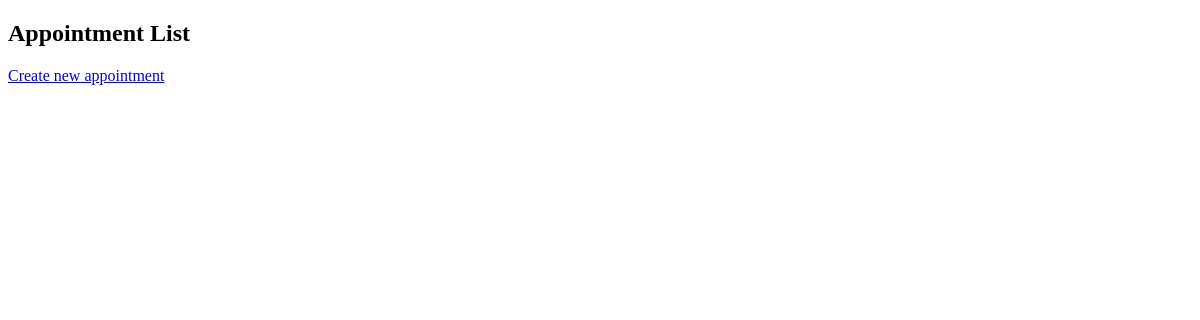
/journals/appointments/ (signed in), run on an earlier commit of the app's database.
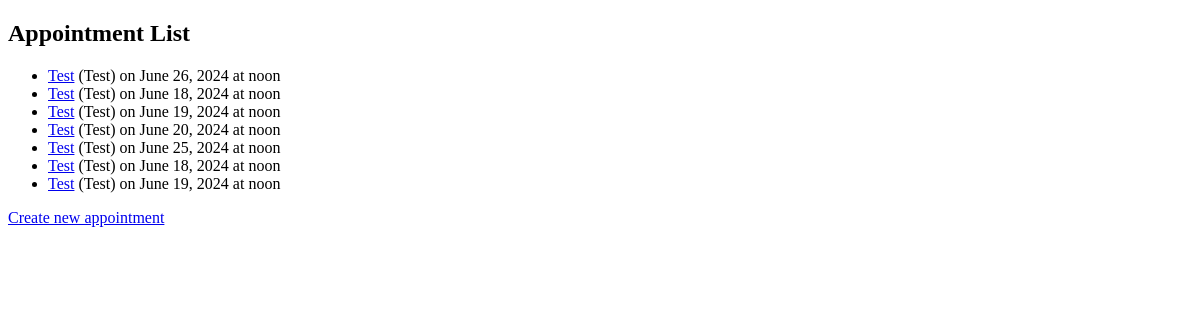
And on a later commit of the database.
### journals/models.py (models this page shows, shortened)
class Appointment(models.Model):
    title = models.CharField(max_length=255)
    psychologist = models.ForeignKey(User, on_delete=models.CASCADE)
    client = models.ForeignKey(Client, on_delete=models.CASCADE)
    date = models.DateField()
    time = models.TimeField()
    service = models.ForeignKey(Service, on_delete=models.SET_NULL, null=True, blank=True)
    journal_entry = models.ForeignKey(Journal, on_delete=models.SET_NULL, null=True, blank=True, related_name='appointments')

class Client(models.Model):
    name = models.CharField(max_length=255)
    email = models.EmailField(unique=True)
    psychologist = models.ForeignKey(User, on_delete=models.SET_NULL, null=True, blank=True)
    def __str__(self):
        return self.name

### journals/views.py (the view)
# urls.py: path('appointments/', views.appointment_list, name='appointment_list'),
@login_required
def appointment_list(request):
    appointments = Appointment.objects.filter(psychologist=request.user)
    return render(request, 'journals/appointment_list.html', {'appointments': appointments})

### journals/templates/journals/appointment_list.html (shortened to what this page needs)
{% load static %}
<!DOCTYPE html>
<html>
<head>
</head>
<body>
    <h2>Appointment List</h2>
    <ul>
        {% for appointment in appointments %}
            <li><a href="{% url 'appointment_detail' appointment.pk %}">{{ appointment.title }}</a> ({{ appointment.client }}) on {{ appointment.date }} at {{ appointment.time }}</li>
        {% endfor %}
    </ul>
    <a href="{% url 'appointment_create' %}">Create new appointment</a>
</body>
</html>

What changed in the data, as far as the page shows it:
added Appointment: title "Test", client "Test", date "June 26, 2024", time "noon"
added Appointment: title "Test", client "Test", date "June 18, 2024", time "noon"
added Appointment: title "Test", client "Test", date "June 19, 2024", time "noon"
added Appointment: title "Test", client "Test", date "June 20, 2024", time "noon"
added Appointment: title "Test", client "Test", date "June 25, 2024", time "noon"
added Appointment: title "Test", client "Test", date "June 18, 2024", time "noon"
added Appointment: title "Test", client "Test", date "June 19, 2024", time "noon"
